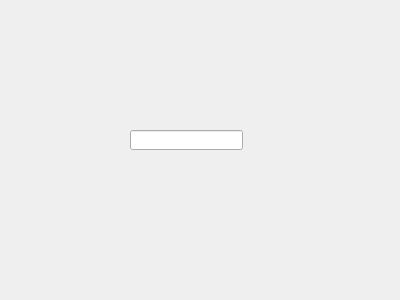
<?xml version="1.0" encoding="UTF-8"?>
<ui version="4.0">
 <class>passwordInput</class>
 <widget class="QWidget" name="passwordInput">
  <property name="geometry">
   <rect>
    <x>0</x>
    <y>0</y>
    <width>400</width>
    <height>300</height>
   </rect>
  </property>
  <property name="windowTitle">
   <string>Form</string>
  </property>
  <widget class="PasswordMode" name="lineEdit">
   <property name="geometry">
    <rect>
     <x>130</x>
     <y>130</y>
     <width>113</width>
     <height>20</height>
    </rect>
   </property>
  </widget>
 </widget>
 <customwidgets>
  <customwidget>
   <class>PasswordMode</class>
   <extends>QLineEdit</extends>
   <header>passwordmode.h</header>
  </customwidget>
 </customwidgets>
 <resources/>
 <connections/>
</ui>
